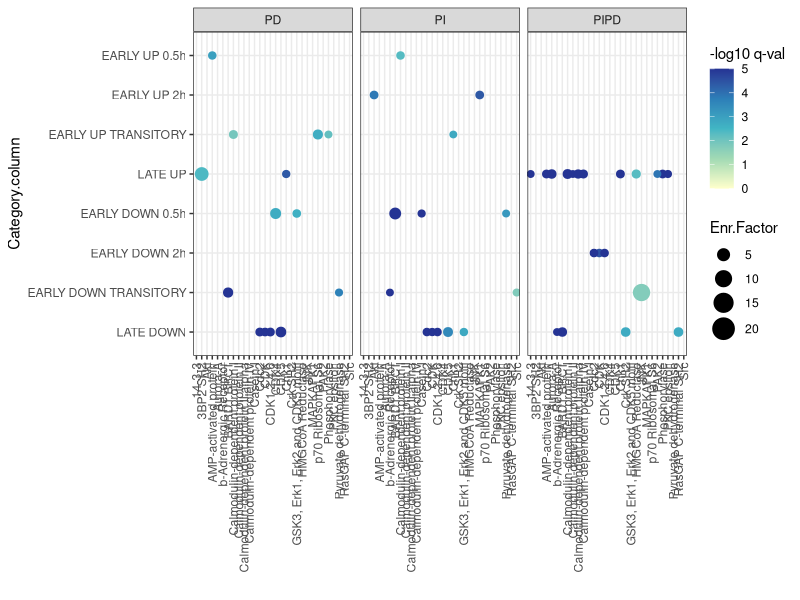

Write R code to recreate this figure.
setwd("~/Documents/Git/AGS_synergies_multi-omics/Phospho_newest/output/Clustering_Ana/")
library(tidyverse)
library(RColorBrewer)
X5Z<-read.table("X5Z_motifs.txt", head=T, sep="\t")
X5Z$Selection.column<-"X5Z"
XPI<-read.table("XPI_motifs.txt", head=T, sep="\t")
XPI$Selection.column<-"PI"
XPD<-read.table("XPD_motifs.txt", head=T, sep="\t")
XPD$Selection.column<-"PD"
XPIPD<-read.table("XPIPD_motifs.txt", head=T, sep="\t")
XPIPD$Selection.column<-"PIPD"
XPI5Z<-read.table("XPI5Z_motifs.txt", head=T, sep="\t")
XPI5Z$Selection.column<-"PI5Z"

all<-rbind( XPI, XPD, XPIPD)
all<-all[all$Category.column!="NA",]
all<-droplevels(all)

motif_plot<-function(input_table){
input_table$Category.value<-gsub(" substrate motif", "", input_table$Category.value)
input_table$Category.value<-gsub(" binding motif", "", input_table$Category.value)
input_table$Category.value<-gsub(" domain", "", input_table$Category.value)
input_table$Category.value<-gsub(" kinase", "", input_table$Category.value)
input_table$Category.column<-gsub("30m", "0.5h", input_table$Category.column)

input_table$Category.value<-factor(input_table$Category.value, levels=sort(unique(input_table$Category.value)))
input_table$Category.column<-factor(input_table$Category.column, levels=rev(c("EARLY UP 0.5h",
                                                                          "EARLY UP 2h",
                                                                          "EARLY UP TRANSITORY",
                                                                          "LATE UP",
                                                                          "EARLY DOWN 0.5h",
                                                                          "EARLY DOWN 2h",
                                                                          "EARLY DOWN TRANSITORY",
                                                                          "LATE DOWN", "TRANSITORY")))

motif_barplot<-ggplot(input_table, aes(y=Category.column, x=Category.value))+
  geom_point(aes(size=Enrichment.factor, col=-log10(Benj..Hoch..FDR)))+
  #geom_point(aes(y=(-log10(Benj..Hoch..FDR))/5, x=Category.value))+
  #geom_line(aes(y=(-log10(Benj..Hoch..FDR))/5, x=Category.value, group=Selection.value))+
  theme_bw()+
  theme(axis.text.x = element_text(angle = 90, vjust = 0.5, hjust=1))+xlab("")+
  scale_color_gradientn(name="-log10 q-val",
                        colors = brewer.pal(5,"YlGnBu"),
                       limit = c(0,5),oob=scales::squish)+
  scale_size_continuous(name = "Enr.Factor",
                        limits = c(1, 20),
                        range = c(1, 7))+
  facet_grid(~Selection.column) 
print(motif_barplot)

}

motif_plot(all)       
